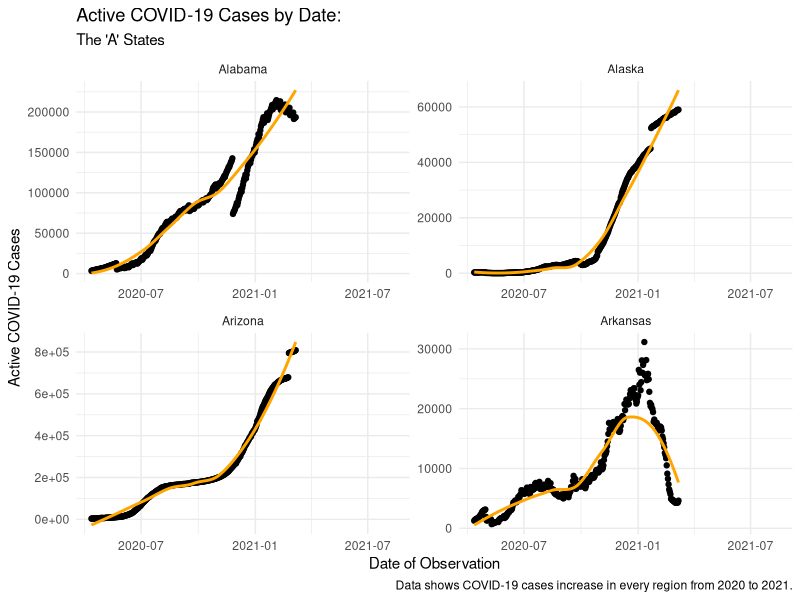
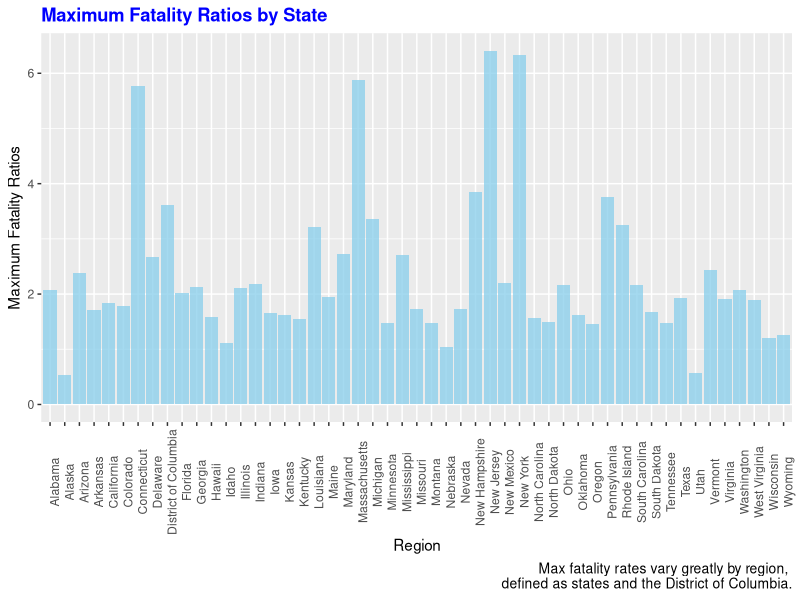
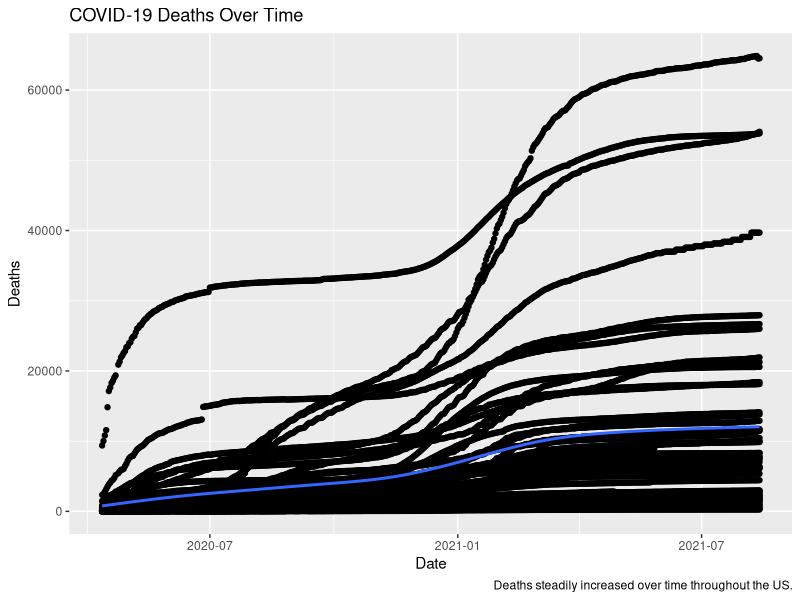

Recreate these plots in R, in order. (Note: this script raises an error after producing the figures.)
library(tidyverse)

# Step I. 
  # This assigned the cleaned_covid_data.csv to a dataframe
df <- read_csv("cleaned_covid_data.csv")

# Step II. 
  # This is a subset of the previous dataframe that only includes states starting with "A"
Astates <- df[grepl("A", df$Province_State), ]

# Step III.
  # This is a plot of the previous subset, separated by state.
# MAKE IT PRETTY
Astates %>% 
  ggplot(aes(x=Last_Update, y=Active)) +
  geom_point() +
  geom_smooth(se = FALSE, color = "orange") +
  facet_wrap(~Province_State, scales = "free") +
  labs(x="Date of Observation", 
       y="Active COVID-19 Cases", 
       title = "Active COVID-19 Cases by Date:",
       subtitle = "The 'A' States",
       caption = "Data shows COVID-19 cases increase in every region from 2020 to 2021.") +
  theme_minimal()

# Step IV. MISSING VALUES??
  # The first function creates the df subset using aggregate and max
state_max_fatality_ratio <- aggregate(Case_Fatality_Ratio ~ Province_State, data = df, max, na.rm = TRUE)
  # The second function changes the name of the second variable
names(state_max_fatality_ratio)[2] <- 'Maximum_Fatality_Ratio'
  # The third function reassigns the df subset to be sorted in descending order
state_max_fatality_ratio <- state_max_fatality_ratio[order(-state_max_fatality_ratio$Maximum_Fatality_Ratio), ]
 

 # Checking class type for each variable in state_max_fatality_ratio
str(state_max_fatality_ratio)
  # reassigned to a duplicate
state_max_fatality_ratio2 <- state_max_fatality_ratio
  # checked class of variable in-question
class(state_max_fatality_ratio$Province_State)
  # changed variable form chr to factor
state_max_fatality_ratio2$Province_State <- as.factor(state_max_fatality_ratio$Province_State)
  # double checked new df class types
str(state_max_fatality_ratio2)

# Step V. 
  # This function orders the variable "Province_State" in decreasing order
state_max_fatality_ratio2 <- state_max_fatality_ratio2[order(state_max_fatality_ratio$Province_State, 
                                                             decreasing = TRUE), ] 

# This creates a barplot with the desired specifications
  # The instructions were a little unclear, so I listed them by descending alphabetical order
  # given that the x-axis was defined as state and that's the specified "descending"
state_max_fatality_ratio2 %>% 
  ggplot(mapping = aes(x=Province_State, y=Maximum_Fatality_Ratio)) +
  geom_bar(mapping = aes_(x=state_max_fatality_ratio2$Province_State, 
                          y=state_max_fatality_ratio2$Maximum_Fatality_Ratio), 
           stat = "identity", fill="skyblue", alpha=0.75) +
  labs(x="Region", 
       y="Maximum Fatality Ratios", 
       title = "Maximum Fatality Ratios by State",
       caption = "Max fatality rates vary greatly by region, \ndefined as states and the District of Columbia.") +
  theme(plot.caption = element_text(size = 10), 
               plot.title = element_text(hjust = 0, colour = "blue", face = "bold"),
        axis.text.x = element_text(angle = 90))

library(dplyr)
# Step VI. BONUS
deathsplot <- df %>% 
  group_by(Last_Update, Deaths) %>% 
  summarize()


  ggplot(deathsplot, aes(x=Last_Update, y=Deaths)) +
  geom_point() +
  geom_smooth(se=FALSE) +
    labs(x="Date", 
         y="Deaths", 
         title = "COVID-19 Deaths Over Time",
         caption = "Deaths steadily increased over time throughout the US.")
  
  
    theme(axis.text.x = element_text(angle = 90)) +
    scale_x_continuous("Deaths", breaks = deathsplot$Last_Update) 
    
